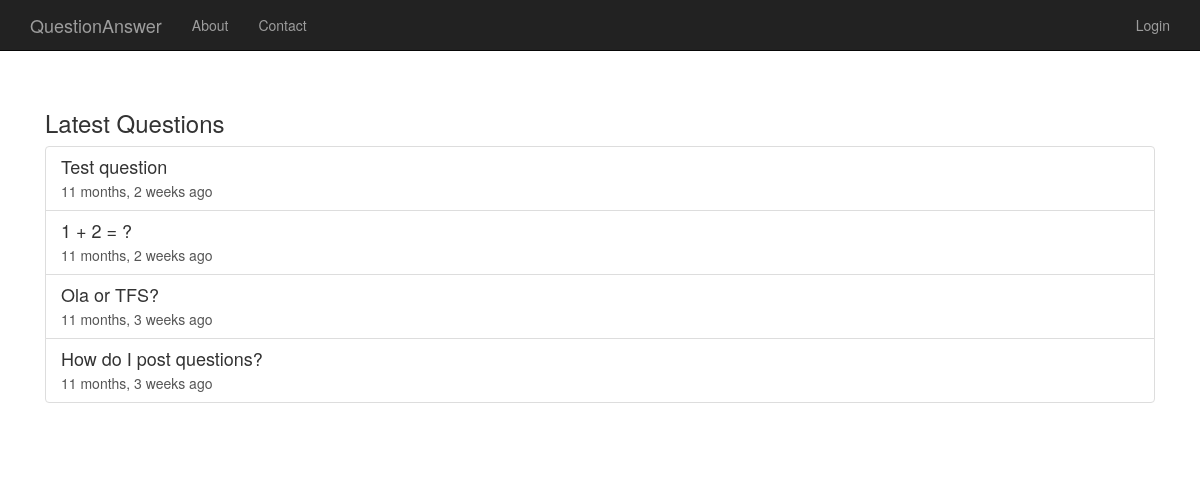
The app's page /QuestionAnswer/ with its own data.
### QuestionAnswer/models.py (models this page shows, shortened)
class Question(models.Model):
	question_text = models.CharField(max_length=100)
	pub_date = models.DateTimeField('date posted')

### QuestionAnswer/views.py (the view)
class IndexView(generic.ListView):
	template_name = 'QuestionAnswer/index.html'
	context_object_name = 'latest_questions'
	def get_queryset(self):
		return Question.objects.order_by('-pub_date')[:5]

### QuestionAnswer/templates/QuestionAnswer/index.html
{% extends "base.html" %}
{% load humanize %}
{% block content %}
{% include "_latest_questions.html" %}
{% endblock %}

### QuestionAnswer/templates/_latest_questions.html
{% load humanize %}
<h3>Latest Questions</h3>
{% if latest_questions %}
        <div class="list-group">
        {% for question in latest_questions %}
        <a href="{% url 'QuestionAnswer:detail' question.id  %}" class="list-group-item">
                <h4 class="list-group-item-heading">{{ question.question_text }}</h2>
                <p class="list-group-item-text">{{ question.pub_date|naturaltime }}</p>
        </a>
        {% endfor %}
        </div>
{% else %}
        <p>No questions yet. Post one now!</p>
{% endif %}

### static/starter-template.css (style rules this page uses)
body { padding-top: 50px; }

### records on screen
Question: question_text "Test question", pub_date "11 months, 2 weeks ago"
Question: question_text "1 + 2 = ?", pub_date "11 months, 2 weeks ago"
Question: question_text "Ola or TFS?", pub_date "11 months, 3 weeks ago"
Question: question_text "How do I post questions?", pub_date "11 months, 3 weeks ago"
